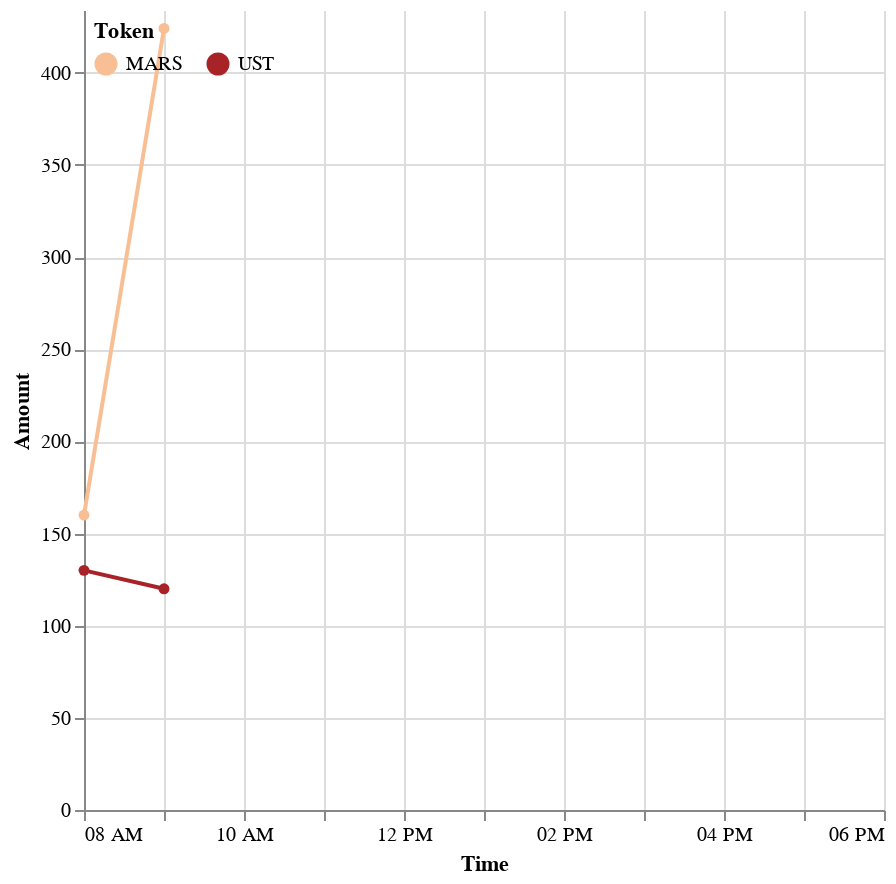

Here is the notebook cell this chart was saved with:
### Code cell
domain = ['MARS','UST']
range_ = ['#f9bf94','#a72327']
lba_deposits_hourly_df.columns = ['Token','Time','Amount_','Amount']
max_date = get_max_domain_date(lba_deposits_hourly_df,'Time',10)
lba_deposits_hourly_df_chart = alt.Chart(lba_deposits_hourly_df).mark_line(point = True).encode(
    x=alt.X('Time:T',scale=alt.Scale(domain=(lba_deposits_hourly_df.Time.min(),max_date))),
    y=alt.X('Amount:Q',scale=alt.Scale(domain=(0,lba_deposits_hourly_df['Amount'].max()+10))),
    color=alt.Color('Token:N', 
                sort=domain,
                scale=alt.Scale(domain=domain, range=range_),
                legend=alt.Legend(
                            orient='none',
                            padding=5,
                            legendY=0,
                            direction='horizontal')),
    tooltip=[alt.Tooltip('Time:T', format='%Y-%m-%d %H:%M'),'UST deposited:Q','Lockup period:N']
).properties(height=400).configure_view(strokeOpacity=0)
lba_deposits_hourly_df_chart

### Figure 1 — Vega-Lite specification as saved in the notebook (floating-point values rounded to 4 significant figures)
{"config": {"view": {"continuousWidth": 400, "continuousHeight": 300, "strokeOpacity": 0}}, "data": {"name": "data-279dc380dce91e75c099adf1322f4705"}, "mark": {"type": "line", "point": true}, "encoding": {"color": {"field": "Token", "legend": {"direction": "horizontal", "legendY": 0, "orient": "none", "padding": 5}, "scale": {"domain": ["MARS", "UST"], "range": ["#f9bf94", "#a72327"]}, "sort": ["MARS", "UST"], "type": "nominal"}, "tooltip": [{"field": "Time", "format": "%Y-%m-%d %H:%M", "type": "temporal"}, {"field": "UST deposited", "type": "quantitative"}, {"field": "Lockup period", "type": "nominal"}], "x": {"field": "Time", "scale": {"domain": ["2021-09-21 08:00", "2021-09-21T18:00:00Z"]}, "type": "temporal"}, "y": {"field": "Amount", "scale": {"domain": [0, 434.0]}, "type": "quantitative"}}, "height": 400, "$schema": "https://vega.github.io/schema/vega-lite/v4.17.0.json", "datasets": {"data-279dc380dce91e75c099adf1322f4705": [{"Token": "UST", "Time": "2021-09-21 08:00", "Amount_": 130, "Amount": 130}, {"Token": "UST", "Time": "2021-09-21 09:00", "Amount_": -10, "Amount": 120}, {"Token": "MARS", "Time": "2021-09-21 08:00", "Amount_": 160, "Amount": 160}, {"Token": "MARS", "Time": "2021-09-21 09:00", "Amount_": 264, "Amount": 424}]}}
